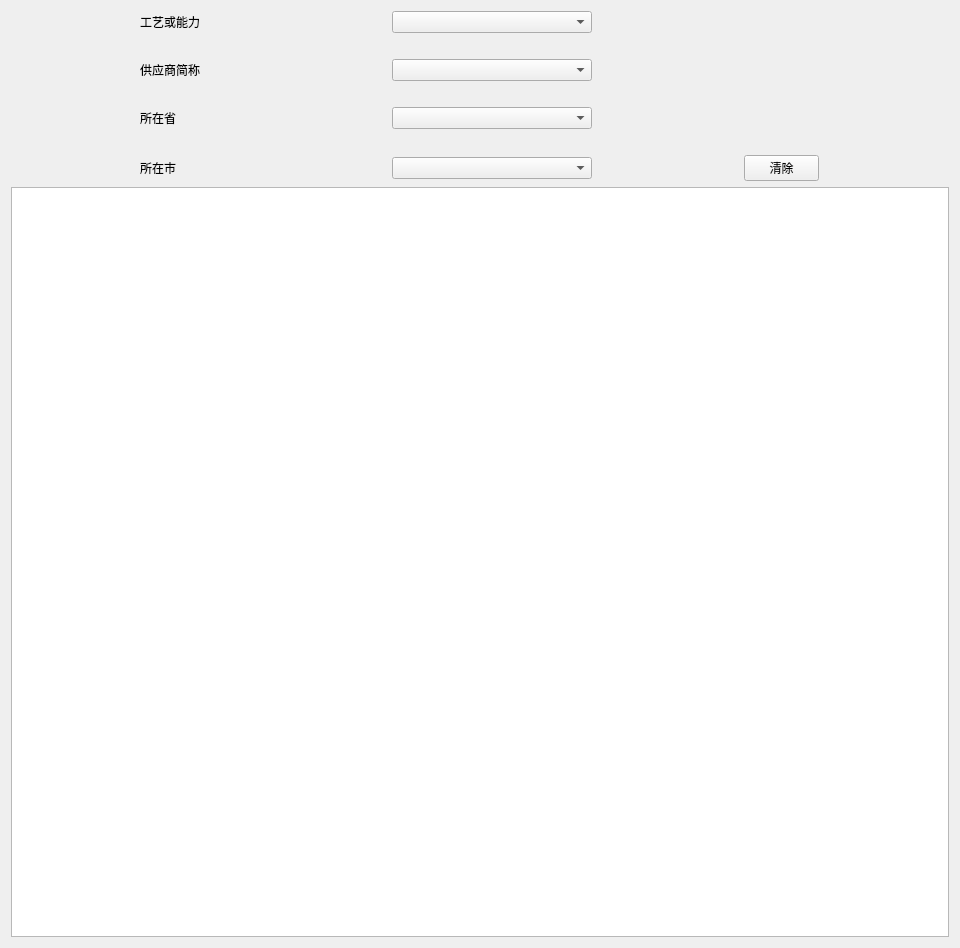
     <widget class="QWidget" name="page_3">
      <layout class="QVBoxLayout" name="verticalLayout_3">
       <item>
        <layout class="QGridLayout" name="gridLayout_3">
         <property name="horizontalSpacing">
          <number>23</number>
         </property>
         <property name="verticalSpacing">
          <number>26</number>
         </property>
         <item row="0" column="0">
          <widget class="QLabel" name="label_16">
           <property name="maximumSize">
            <size>
             <width>100</width>
             <height>16777215</height>
            </size>
           </property>
           <property name="layoutDirection">
            <enum>Qt::LeftToRight</enum>
           </property>
           <property name="text">
            <string>工艺或能力</string>
           </property>
           <property name="alignment">
            <set>Qt::AlignLeading|Qt::AlignLeft|Qt::AlignVCenter</set>
           </property>
          </widget>
         </item>
         <item row="0" column="1">
          <widget class="QComboBox" name="supQtech">
           <property name="maximumSize">
            <size>
             <width>200</width>
             <height>16777215</height>
            </size>
           </property>
          </widget>
         </item>
         <item row="0" column="2">
          <widget class="QLabel" name="label_20">
           <property name="text">
            <string/>
           </property>
          </widget>
         </item>
         <item row="1" column="0">
          <widget class="QLabel" name="label_17">
           <property name="maximumSize">
            <size>
             <width>100</width>
             <height>16777215</height>
            </size>
           </property>
           <property name="text">
            <string>供应商简称</string>
           </property>
          </widget>
         </item>
         <item row="1" column="1">
          <widget class="QComboBox" name="supQbrief">
           <property name="maximumSize">
            <size>
             <width>200</width>
             <height>16777215</height>
            </size>
           </property>
          </widget>
         </item>
         <item row="1" column="2">
          <widget class="QLabel" name="label_21">
           <property name="text">
            <string/>
           </property>
          </widget>
         </item>
         <item row="2" column="0">
          <widget class="QLabel" name="label_18">
           <property name="text">
            <string>所在省</string>
           </property>
          </widget>
         </item>
         <item row="2" column="1">
          <widget class="QComboBox" name="supQprovin">
           <property name="maximumSize">
            <size>
             <width>200</width>
             <height>16777215</height>
            </size>
           </property>
          </widget>
         </item>
         <item row="2" column="2">
          <widget class="QLabel" name="label_22">
           <property name="text">
            <string/>
           </property>
          </widget>
         </item>
         <item row="3" column="0">
          <widget class="QLabel" name="label_19">
           <property name="maximumSize">
            <size>
             <width>100</width>
             <height>16777215</height>
            </size>
           </property>
           <property name="text">
            <string>所在市</string>
           </property>
           <property name="alignment">
            <set>Qt::AlignLeading|Qt::AlignLeft|Qt::AlignVCenter</set>
           </property>
          </widget>
         </item>
         <item row="3" column="1">
          <widget class="QComboBox" name="supQcity">
           <property name="maximumSize">
            <size>
             <width>200</width>
             <height>16777215</height>
            </size>
           </property>
          </widget>
         </item>
         <item row="3" column="2">
          <widget class="QPushButton" name="supQclear">
           <property name="maximumSize">
            <size>
             <width>75</width>
             <height>16777215</height>
            </size>
           </property>
           <property name="text">
            <string>清除</string>
           </property>
          </widget>
         </item>
        </layout>
       </item>
       <item>
        <widget class="QTableWidget" name="tableWidget">
         <property name="minimumSize">
          <size>
           <width>938</width>
           <height>750</height>
          </size>
         </property>
        </widget>
       </item>
      </layout>
     </widget>
